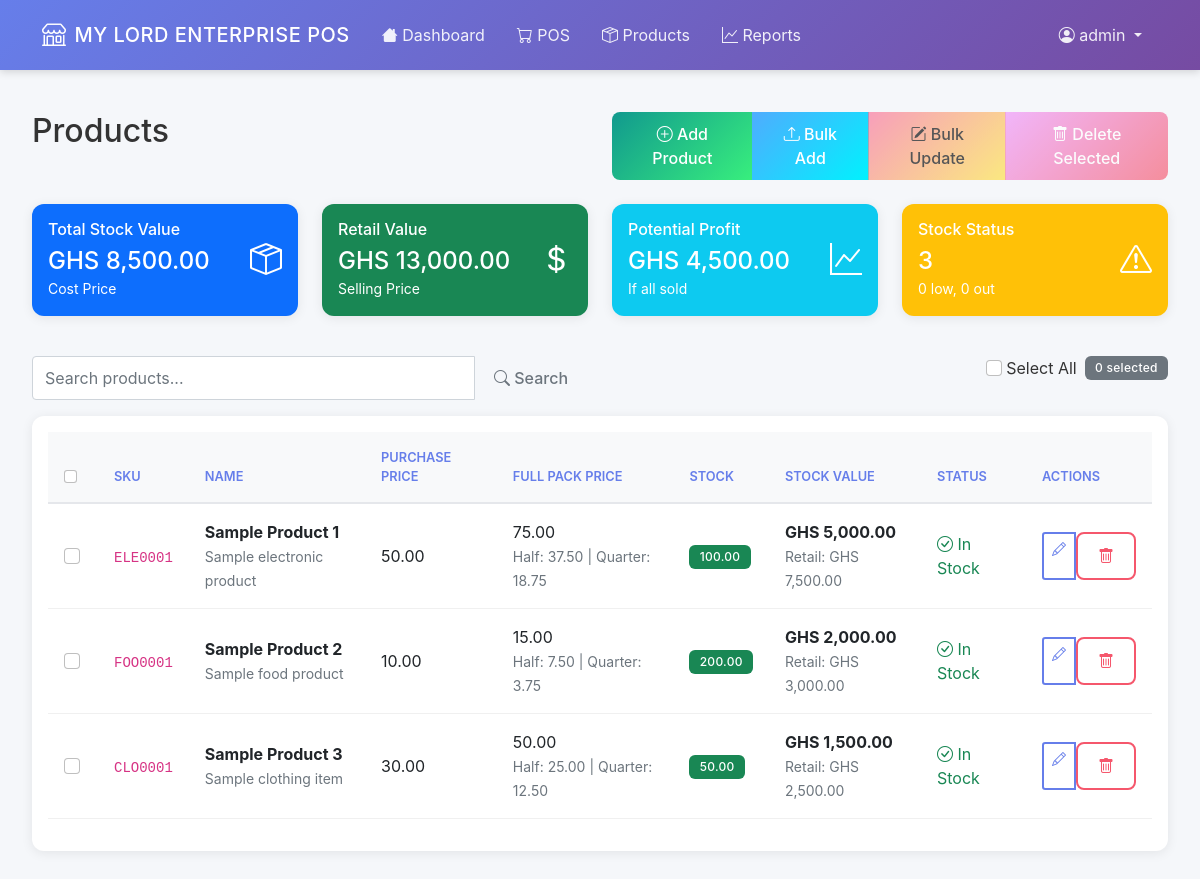
Before: /products/ (signed in) with the older database file.
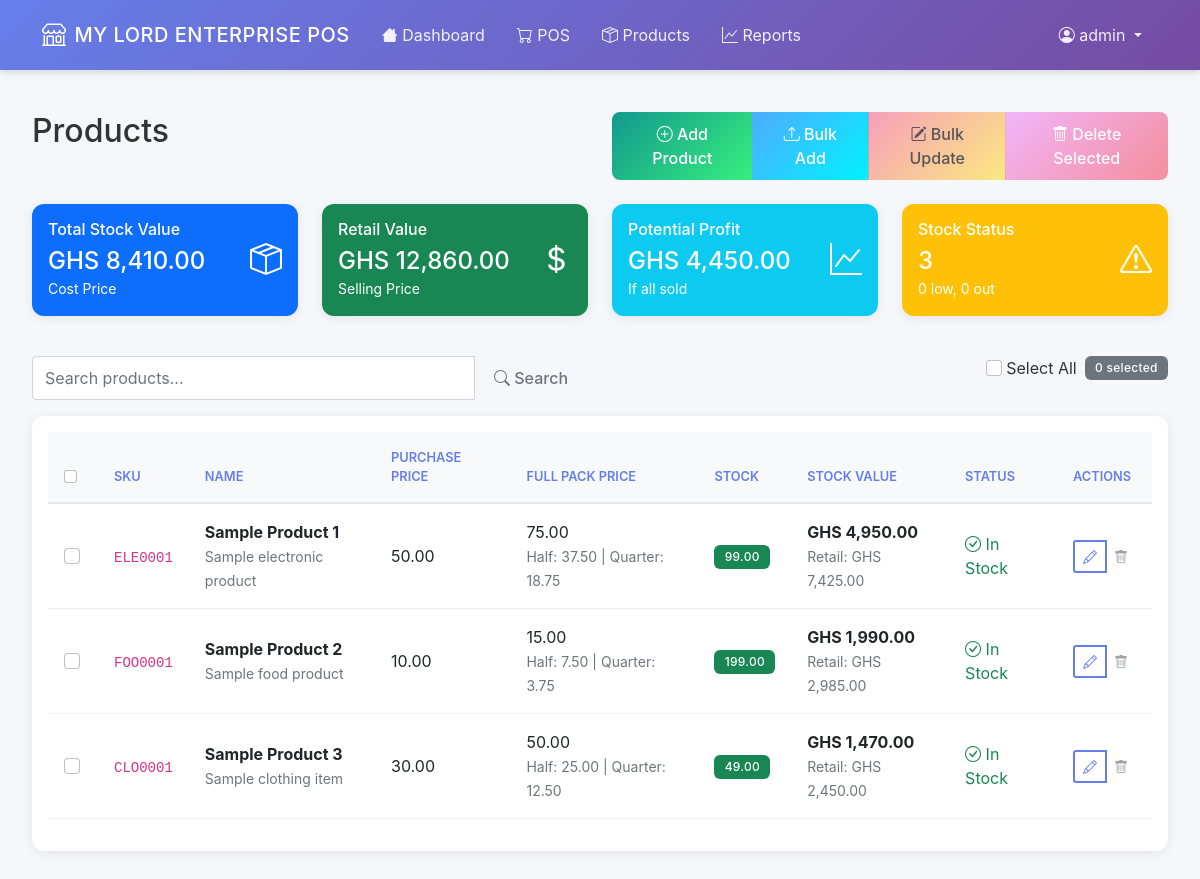
After: the same page with the newer database file.
### app/models.py (models this page shows, shortened)
class Product(db.Model):
    id = db.Column(db.Integer, primary_key=True)
    sku = db.Column(db.String(20), unique=True, nullable=False, index=True)
    name = db.Column(db.String(100), nullable=False)
    category = db.Column(db.String(50), nullable=False, index=True)
    description = db.Column(db.Text)
    purchase_price = db.Column(db.Numeric(10, 2), nullable=False)
    full_price = db.Column(db.Numeric(10, 2), nullable=False)
    half_price = db.Column(db.Numeric(10, 2), nullable=True)
    price = db.Column(db.Numeric(10, 2), nullable=False)  # For backward compatibility
    units_per_pack = db.Column(db.Integer, default=1, nullable=False)  # How many units in a full pack
    unit_price = db.Column(db.Numeric(10, 2), nullable=True)  # Price per single unit (retail)
    quantity = db.Column(db.Numeric(10, 2), nullable=False, default=0)
    image_filename = db.Column(db.String(255), nullable=True)
    image_path = db.Column(db.String(500), nullable=True)
    created_at = db.Column(db.DateTime, nullable=False, default=datetime.utcnow)
    updated_at = db.Column(db.DateTime, default=datetime.utcnow, onupdate=datetime.utcnow)
    sale_items = db.relationship('SaleItem', backref='product', lazy=True)
    CATEGORIES = [
        ('electronics', 'Electronics'),
        ('clothing', 'Clothing'),
        ('food', 'Food & Beverages'),
        ('beauty', 'Beauty & Personal Care'),
        ('books', 'Books & Stationery'),
        ('home', 'Home & Garden'),
        ('sports', 'Sports & Recreation'),
        ('automotive', 'Automotive'),
        ('toys', 'Toys & Games'),
        ('health', 'Health & Wellness'),
        ('jewelry', 'Jewelry & Accessories'),
        ('music', 'Music & Instruments'),
        ('pets', 'Pet Supplies'),
        ('office', 'Office Supplies'),
        ('tools', 'Tools & Hardware'),
        ('other', 'Other')
    ]
    ALLOWED_IMAGE_EXTENSIONS = {'png', 'jpg', 'jpeg', 'gif', 'webp'}
    MAX_IMAGE_SIZE = 10 * 1024 * 1024  # 10MB
    @property
    def quarter_price(self):
        return self.full_price / Decimal('4')

### app/products.py (the view, shortened to what this page needs)
@bp.route('/')
@login_required
@manager_required
def list_products():
    search = request.args.get('q', '').strip()
    category_filter = request.args.get('category', 'all')
    page = request.args.get('page', 1, type=int)
    query = Product.query
    if category_filter and category_filter != 'all':
        query = query.filter(Product.category == category_filter)
    products = query.order_by(Product.name).paginate(
        page=page, per_page=20, error_out=False
    )
    total_stock_value = db.session.query(
        func.sum(Product.purchase_price * Product.quantity)
    ).scalar() or 0
    total_retail_value = db.session.query(
        func.sum(Product.full_price * Product.quantity)
    ).scalar() or 0
    potential_profit = float(total_retail_value) - float(total_stock_value)
    total_products = Product.query.count()
    low_stock_count = Product.query.filter(Product.quantity <= 5).count()
    out_of_stock_count = Product.query.filter(Product.quantity == 0).count()
    category_stats = db.session.query(
        Product.category,
        func.count(Product.id).label('count'),
        func.sum(Product.quantity).label('total_quantity'),
        func.sum(Product.purchase_price * Product.quantity).label('total_value')
    ).group_by(Product.category).all()
    return render_template('products/list.html',
                         products=products,
                         search=search,
                         category_filter=category_filter,
                         categories=Product.CATEGORIES,
                         total_stock_value=total_stock_value,
                         total_retail_value=total_retail_value,
                         potential_profit=potential_profit,
                         total_products=total_products,
                         low_stock_count=low_stock_count,
                         out_of_stock_count=out_of_stock_count,
                         category_stats=category_stats)

### app/models.py (called while the page is built)
    def needs_password_change(self):
        return self.must_change_password or self.is_temporary_password

    def is_admin(self):
        return self.role == 'admin'

    def is_manager(self):
        return self.role in ['admin', 'manager']

### app/templates/products/list.html (shortened to what the changed rows need)
{% extends "base.html" %}
{% block content %}
<div class="row mb-4">
    <div class="col-md-6">
        <h2>Products</h2>
    </div>
</div>
<div class="row mb-4">
    <div class="col-lg-3 col-md-6 mb-3">
        <div class="card text-white bg-primary">
            <div class="card-body">
                <div class="d-flex justify-content-between">
                    <div>
                        <h6 class="card-title">Total Stock Value</h6>
                        <h4 class="mb-0">GHS {{ (total_stock_value or 0)|currency }}</h4>
                        <small>Cost Price</small>
                    </div>
                </div>
            </div>
        </div>
    </div>
    <div class="col-lg-3 col-md-6 mb-3">
        <div class="card text-white bg-success">
            <div class="card-body">
                <div class="d-flex justify-content-between">
                    <div>
                        <h6 class="card-title">Retail Value</h6>
                        <h4 class="mb-0">GHS {{ (total_retail_value or 0)|currency }}</h4>
                        <small>Selling Price</small>
                    </div>
                </div>
            </div>
        </div>
    </div>
    <div class="col-lg-3 col-md-6 mb-3">
        <div class="card text-white bg-info">
            <div class="card-body">
                <div class="d-flex justify-content-between">
                    <div>
                        <h6 class="card-title">Potential Profit</h6>
                        <h4 class="mb-0">GHS {{ (potential_profit or 0)|currency }}</h4>
                        <small>If all sold</small>
                    </div>
                </div>
            </div>
        </div>
    </div>
</div>
<div class="card">
    <div class="card-body">
        {% if products.items %}
            <div class="table-responsive">
                <table class="table table-hover">
                    <thead class="table-light">
                        <tr>
                            {% if current_user.is_admin() or current_user.is_manager() %}
                            <th width="50">
                                <input type="checkbox" id="select-all-header" class="form-check-input">
                            </th>
                            {% endif %}
                            <th>SKU</th>
                            <th>Name</th>
                            <th>Purchase Price</th>
                            <th>Full Pack Price</th>
                            <th>Stock</th>
                            <th>Stock Value</th>
                            <th>Status</th>
                            {% if current_user.is_admin() or current_user.is_manager() %}
                            <th>Actions</th>
                            {% endif %}
                        </tr>
                    </thead>
                    <tbody id="products-table-body">
                        {% for product in products.items %}
                        <tr data-product-id="{{ product.id }}">
                            {% if current_user.is_admin() or current_user.is_manager() %}
                            <td>
                                <input type="checkbox" class="product-checkbox form-check-input"
                                       value="{{ product.id }}"
                                       data-has-sales="{{ 'true' if product.sale_items else 'false' }}">
                            </td>
                            {% endif %}
                            <td><code>{{ product.sku }}</code></td>
                            <td>
                                <strong>{{ product.name }}</strong>
                                {% if product.description %}
                                    <br><small class="text-muted">{{ product.description[:50] }}{% if product.description|length > 50 %}...{% endif %}</small>
                                {% endif %}
                            </td>
                            <td class="editable-field" data-field="purchase_price" data-product-id="{{ product.id }}">
                                {{ product.purchase_price | format_currency }}
                            </td>
                            <td class="editable-field" data-field="full_price" data-product-id="{{ product.id }}">
                                {{ product.full_price | format_currency }}
                                <br><small class="text-muted">
                                    Half: {{ product.half_price | format_currency }} |
                                    Quarter: {{ product.quarter_price | format_currency }}
                                </small>
                            </td>
                            <td class="editable-field" data-field="quantity" data-product-id="{{ product.id }}">
                                <span class="badge bg-{{ 'danger' if product.quantity == 0 else ('warning' if product.quantity <= 5 else 'success') }}">
                                    {{ product.quantity }}
                                </span>
                            </td>
                            <td>
                                <strong>GHS {{ (product.purchase_price * product.quantity)|currency }}</strong>
                                <br><small class="text-muted">
                                    Retail: GHS {{ (product.full_price * product.quantity)|currency }}
                                </small>
                            </td>
                            <td>
                                {% if product.quantity == 0 %}
                                    <span class="text-danger"><i class="bi bi-exclamation-triangle"></i> Out of Stock</span>
                                {% elif product.quantity <= 5 %}
                                    <span class="text-warning"><i class="bi bi-exclamation-circle"></i> Low Stock</span>
                                {% else %}
                                    <span class="text-success"><i class="bi bi-check-circle"></i> In Stock</span>
                                {% endif %}
                            </td>
                            {% if current_user.is_admin() or current_user.is_manager() %}
                            <td>
                                <div class="btn-group btn-group-sm" role="group">
                                    <a href="{{ url_for('products.edit_product', product_id=product.id) }}"
                                       class="btn btn-outline-primary">
                                        <i class="bi bi-pencil"></i>
                                    </a>
                                    {% if not product.sale_items %}
                                    <form method="POST" action="{{ url_for('products.delete_product', product_id=product.id) }}"
                                          style="display: inline;"
                                          onsubmit="return confirm('Are you sure you want to delete {{ product.name }}?')">
                                        <button type="submit" class="btn btn-outline-danger">
                                            <i class="bi bi-trash"></i>
                                        </button>
                                    </form>
                                    {% else %}
                                    <button type="button" class="btn btn-outline-secondary" disabled title="Cannot delete - has sales history">
                                        <i class="bi bi-trash"></i>
                                    </button>
                                    {% endif %}
                                </div>
                            </td>
                            {% endif %}
                        </tr>
                        {% endfor %}
                    </tbody>
                </table>
            </div>
        {% endif %}
    </div>
</div>
{% endblock %}

Changed rows visible on the page:
changed Product "Sample Product 1": quantity "100.00" → "99.00"; (product.purchase_price*product.quantity)|currency "5,000.00" → "4,950.00"; (product.full_price*product.quantity)|currency "7,500.00" → "7,425.00"
changed Product "Sample Product 2": quantity "200.00" → "199.00"; (product.purchase_price*product.quantity)|currency "2,000.00" → "1,990.00"; (product.full_price*product.quantity)|currency "3,000.00" → "2,985.00"
changed Product "Sample Product 3": quantity "50.00" → "49.00"; (product.purchase_price*product.quantity)|currency "1,500.00" → "1,470.00"; (product.full_price*product.quantity)|currency "2,500.00" → "2,450.00"
Other visible differences:
{{ (total_stock_value or 0)|currency }}: "8,500.00" → "8,410.00"
{{ (total_retail_value or 0)|currency }}: "13,000.00" → "12,860.00"
{{ (potential_profit or 0)|currency }}: "4,500.00" → "4,450.00"
